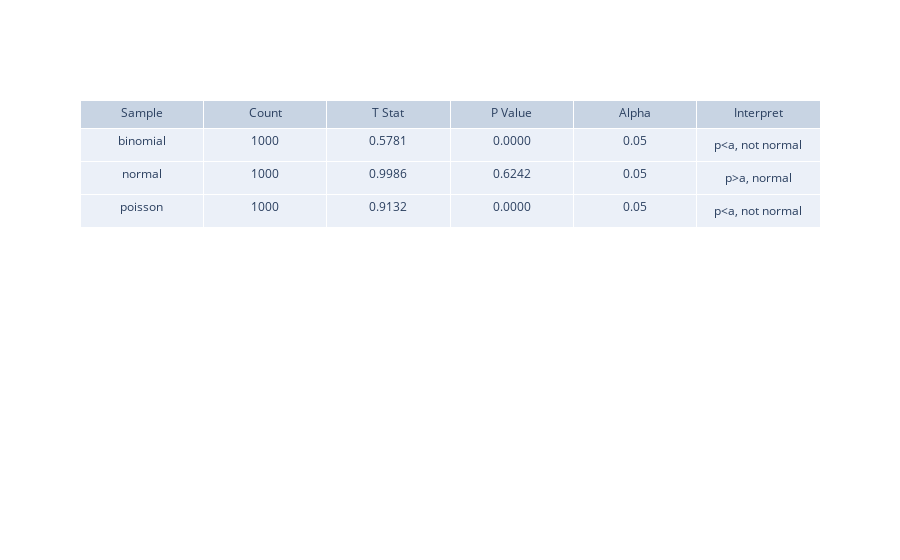
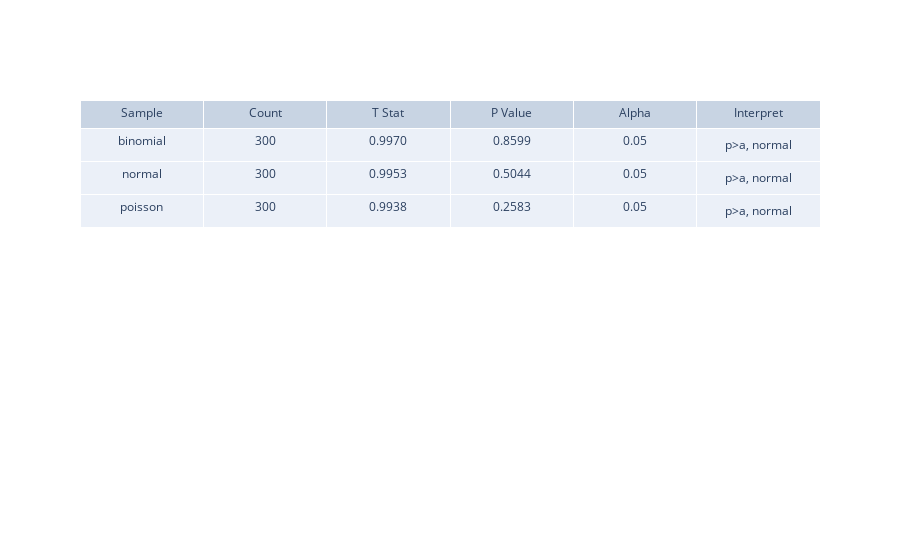

The code cell stored with these charts, in order, in its notebook:
### Code cell
norm_shapiro_wilk(pop_dict, 'Population').show()
norm_shapiro_wilk(sample_mean_dict, 'Sample').show()

### Figure 1 — Plotly figure (JSON) as saved in the notebook; plotly's stock layout.template omitted (floating-point values rounded to 4 significant figures)
{"data": [{"cells": {"values": [["binomial", "normal", "poisson"], [1000, 1000, 1000], ["0.5781", "0.9986", "0.9132"], ["0.0000", "0.6242", "0.0000"], [0.05, 0.05, 0.05], ["p<a, not normal", "p>a, normal", "p<a, not normal"]]}, "header": {"values": ["Sample", "Count", "T Stat", "P Value", "Alpha", "Interpret"]}, "type": "table"}], "layout": {"autosize": true}}

### Figure 2 — Plotly figure (JSON) as saved in the notebook; plotly's stock layout.template omitted (floating-point values rounded to 4 significant figures)
{"data": [{"cells": {"values": [["binomial", "normal", "poisson"], [300, 300, 300], ["0.9970", "0.9953", "0.9938"], ["0.8599", "0.5044", "0.2583"], [0.05, 0.05, 0.05], ["p>a, normal", "p>a, normal", "p>a, normal"]]}, "header": {"values": ["Sample", "Count", "T Stat", "P Value", "Alpha", "Interpret"]}, "type": "table"}], "layout": {"autosize": true}}
